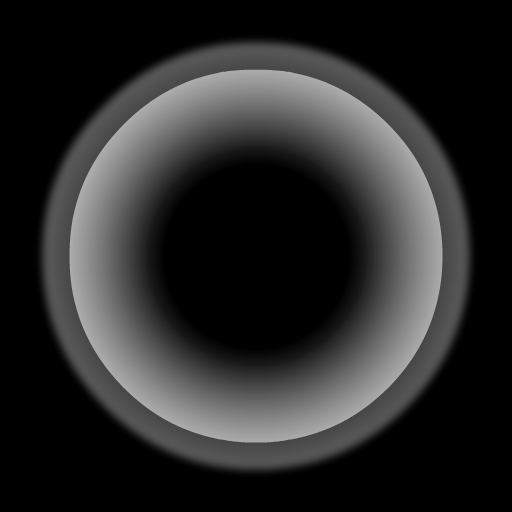
#> input picture art_source/fx/kenney_particle_pack/circle_01.png, 512 x 512 px, given in place of fire_01.png, which was not available; the run also reads 1 picture not shown here
$ python fx_assets.py
#> lines starting #> are read from the running program, lines starting #| are printed output that depends on the picture; pictures that were not available may be replaced by others from this repository, and a replacement may not be noted
"""Savaş efektlerinin sprite'ları ve iki durum ikonu, tek hattan.

    python3 -I tools/fx_assets.py

Kaynak: art_source/fx/kenney_particle_pack/ (Kenney Particle Pack, CC0) -
paketin siyah zeminli sürümü, 512 px. Parlaklık saydamlığa çevriliyor,
renk beyaz: paketin "saydam" sürümünde renk kanalı koyu gri ve bir renkle
çarpılınca koyu zeminde kayboluyordu (ölçüldü). Oyuna 128 px'e küçültülüp
data/assets/fx/'e yazılıyor; renk çizimde `modulate` ile veriliyor, o yüzden
dosyalar renksiz kalıyor (aynı alev hem ateş oku hem yanma için).

İkonlar (k4g_burn, k4h_chill) K4 ailesinin boyunda, aynı parçacıklardan:
renklendirilmiş şekil + koyu mürekkep kenarı. Çıktı PNG'leri elle
düzenlenmez - bu dosyayı değiştirip yeniden çalıştır.
"""
import os
import sys

from PIL import Image, ImageFilter

ROOT = os.path.dirname(os.path.dirname(os.path.abspath(__file__)))
SRC = os.path.join(ROOT, "art_source", "fx", "kenney_particle_pack")
OUT = os.path.join(ROOT, "data", "assets", "fx")
ICONS = os.path.join(ROOT, "data", "assets", "ui", "waybook")
SIZE = 128
ICON_SIZE = (93, 96)
INK = (38, 28, 22)

# Oyunun kodda gerçekten çizdiği sprite'lar (status_fx.gd, combat_fx_layer.gd;
# flame_01-06 ve smoke_04-08 dinamik adlandırılıyor). Aile adıyla süzmek
# kullanılmayan numaraları da geri getiriyordu; geri kalan pakette dursun,
# oyuna girmesin. Yeni bir sprite kullanılacaksa buraya eklenir.
SPRITES = (
    "circle_02", "circle_05", "dirt_01", "fire_01", "fire_02", "flame_01",
    "flame_02", "flame_03", "flame_04", "flame_05", "flame_06", "light_01",
    "light_02", "light_03", "magic_03", "magic_04", "slash_02", "smoke_02",
    "smoke_03", "smoke_04", "smoke_05", "smoke_06", "smoke_07", "smoke_08",
    "spark_05", "spark_06", "star_04", "star_06", "trace_03", "twirl_01",
    "twirl_02",
)


def sprites() -> int:
    os.makedirs(OUT, exist_ok=True)
    count = 0
    for name in sorted(os.listdir(SRC)):
        stem, ext = os.path.splitext(name)
        if ext != ".png" or stem not in SPRITES:
            continue
        lum = Image.open(os.path.join(SRC, name)).convert("L")
        im = Image.new("RGBA", lum.size, (255, 255, 255, 0))
        im.putalpha(lum)
        # Parçacık 512 px tuvalin ortasında küçük bir şekil; içeriğine
        # kırpılıp kare tuvale ortalanıyor ki çizimdeki boy görünen boy olsun.
        box = im.getchannel("A").point(lambda a: 255 if a > 8 else 0).getbbox()
        if box:
            im = im.crop(box)
        side = max(im.width, im.height)
        square = Image.new("RGBA", (side, side), (0, 0, 0, 0))
        square.paste(im, ((side - im.width) // 2, (side - im.height) // 2))
        im = square.resize((SIZE, SIZE), Image.LANCZOS)
        im.save(os.path.join(OUT, name), optimize=True)
        count += 1
    return count


def icon(src_name: str, color: tuple, out_name: str) -> None:
#> called with src_name = 'fire_01.png', color = (226, 118, 38), out_name = 'k4g_burn.png'
    lum = Image.open(os.path.join(SRC, src_name)).convert("L")
    im = Image.new("RGBA", lum.size, (255, 255, 255, 0))
    im.putalpha(lum)
    im = im.crop(im.getchannel("A").point(lambda a: 255 if a > 8 else 0).getbbox())
#> im: PIL image 438x438 RGBA
    w, h = ICON_SIZE
    scale = min((w - 10) / im.width, (h - 10) / im.height)
#> scale = 0.189
    im = im.resize((max(1, int(im.width * scale)), max(1, int(im.height * scale))), Image.LANCZOS)
#> im: PIL image 83x83 RGBA
    alpha = im.getchannel("A").point(lambda a: 255 if a > 60 else int(a * 4))
    shape = Image.new("RGBA", im.size, color + (255,))
    shape.putalpha(alpha)
    canvas = Image.new("RGBA", ICON_SIZE, (0, 0, 0, 0))
#> canvas: PIL image 93x96 RGBA; every value is 0
    pos = ((w - im.width) // 2, (h - im.height) // 2)
#> pos = (5, 6)
    edge = Image.new("L", ICON_SIZE, 0)
#> edge: PIL image 93x96 L; every value is 0
    edge.paste(alpha, pos)
    edge = edge.filter(ImageFilter.MaxFilter(5))
    ink = Image.new("RGBA", ICON_SIZE, INK + (255,))
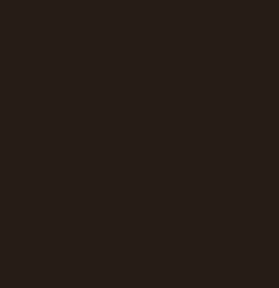
#> ink: PIL image 93x96 RGBA (shown 3 times larger); mean R, G, B, A 38, 28, 22, 255
    ink.putalpha(edge)
    canvas.alpha_composite(ink)
    canvas.alpha_composite(shape, pos)
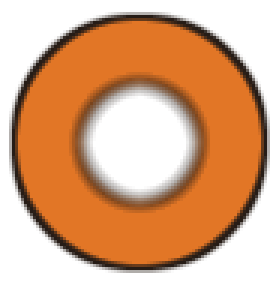
#> canvas: PIL image 93x96 RGBA (shown 3 times larger); mean R, G, B, A 105.7, 56.7, 20.7, 139.4; transparent parts drawn white
    canvas.save(os.path.join(ICONS, out_name), optimize=True)


if __name__ == "__main__":
    n = sprites()
    icon("fire_01.png", (226, 118, 38), "k4g_burn.png")
    icon("star_06.png", (168, 214, 242), "k4h_chill.png")
#> call 2 of icon, with src_name = 'star_06.png', color = (168, 214, 242), out_name = 'k4h_chill.png'
#> in icon (call 2), `alpha = im.getchannel("A").point(lambda a: 255 if a > 60 else int(a * ..`:
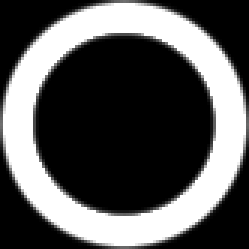
#> alpha: PIL image 83x83 L (shown 3 times larger); min 0, max 255, mean 88.8
#> in icon (call 2), `shape = Image.new("RGBA", im.size, color + (255,))`:
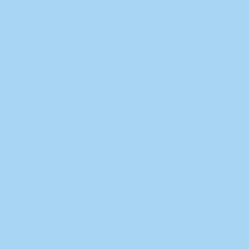
#> shape: PIL image 83x83 RGBA (shown 3 times larger); mean R, G, B, A 168, 214, 242, 255
#> in icon (call 2), `shape.putalpha(alpha)`:
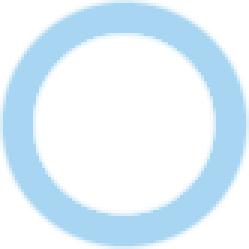
#> shape: PIL image 83x83 RGBA (shown 3 times larger); mean R, G, B, A 168, 214, 242, 88.8; transparent parts drawn white
#> in icon (call 2), `edge = edge.filter(ImageFilter.MaxFilter(5))`:
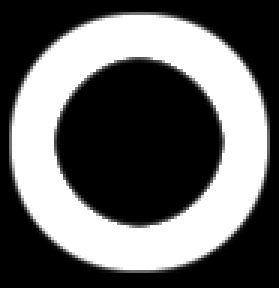
#> edge: PIL image 93x96 L (shown 3 times larger); min 0, max 255, mean 101
#> in icon (call 2), `canvas.alpha_composite(shape, pos)`:
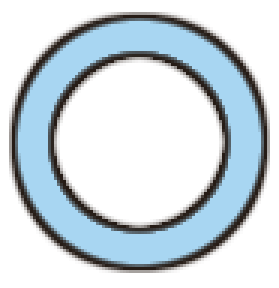
#> canvas: PIL image 93x96 RGBA (shown 3 times larger); mean R, G, B, A 52.6, 63, 69.4, 101; transparent parts drawn white
    print("fx sprite: %d, ikon: 2" % n)
    sys.exit(0)
#> (the program exits here)
